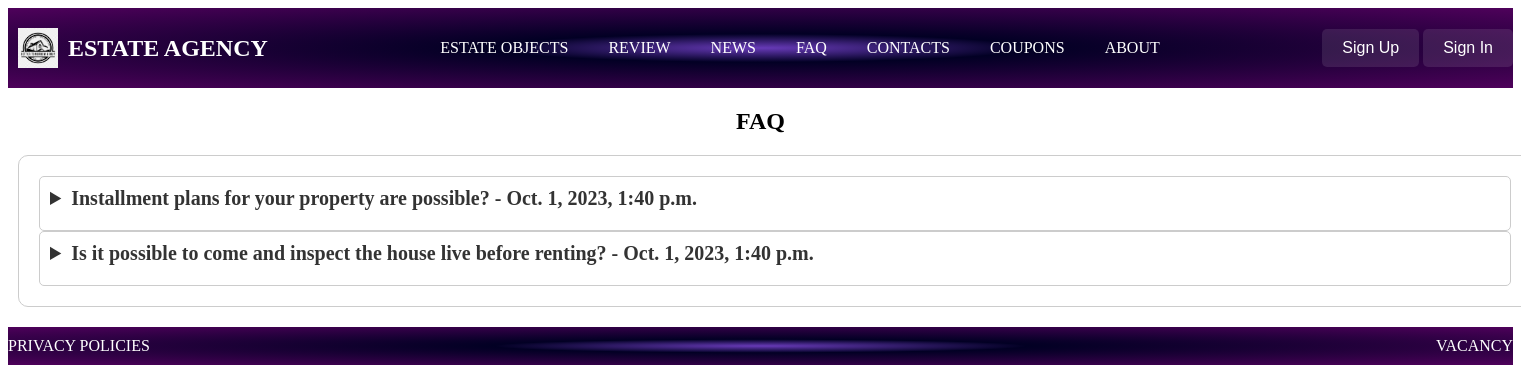
Before: /faq/ with the older database file.
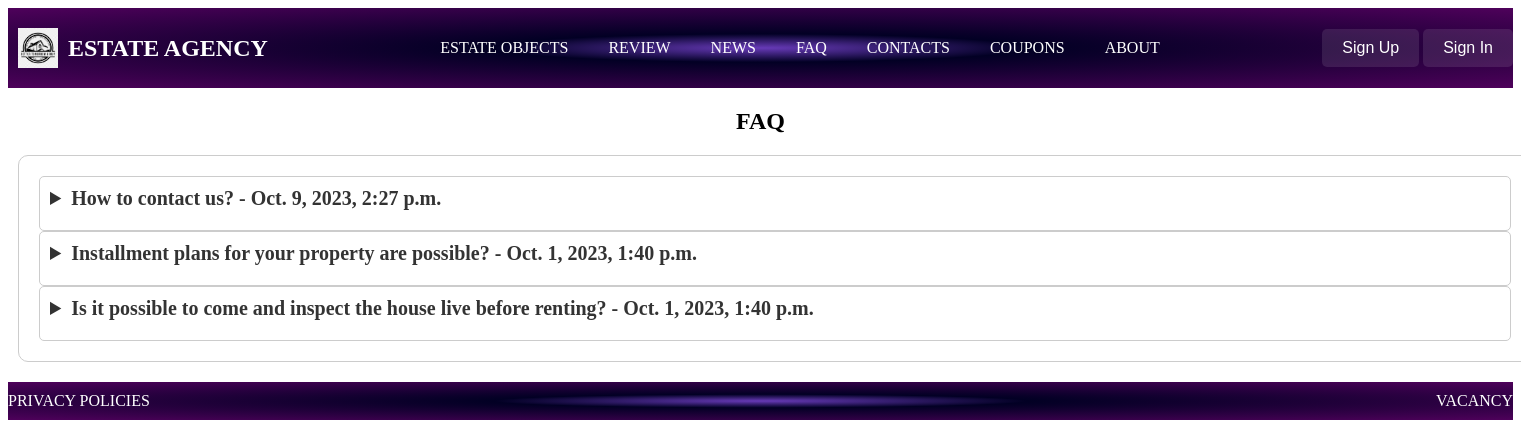
After: the same page with the newer database file.
### faq/models.py (models this page shows, shortened)
class FAQ(models.Model):
    question = models.CharField(max_length=200)
    answer = models.TextField()
    date_added = models.DateTimeField(auto_now_add=True)

### faq/views.py (the view)
# urls.py: path('', views.faq_list, name='home'),
def faq_list(request):
    faq_items = FAQ.objects.all().order_by('-date_added')
    context = {
        'faq_items': faq_items,
    }
    return render(request, 'faq.html', context)

### faq/templates/faq.html (shortened to what this page needs)
{% extends 'EstateAgency/base_agency.html' %}
{% block head %}
<link rel="stylesheet" type="text/css" href="/static/css/faq.css">
{% endblock %}
{% block content %}
<h1 itemprop="headline" class="header_faq">FAQ</h1>
<ul class="faq-item" itemprop="mainEntity" itemscope itemtype="http://schema.org/FAQPage">
    {% for faq_item in faq_items %}
        <details>
            <summary itemprop="name" class="faq-question">{{ faq_item.question }} - {{ faq_item.date_added }}</summary>
        </details>
    {% endfor %}
</ul>
{% endblock %}

Changed rows visible on the page:
added FAQ: question "How to contact us?", date_added "Oct. 9, 2023, 2:27 p.m."
